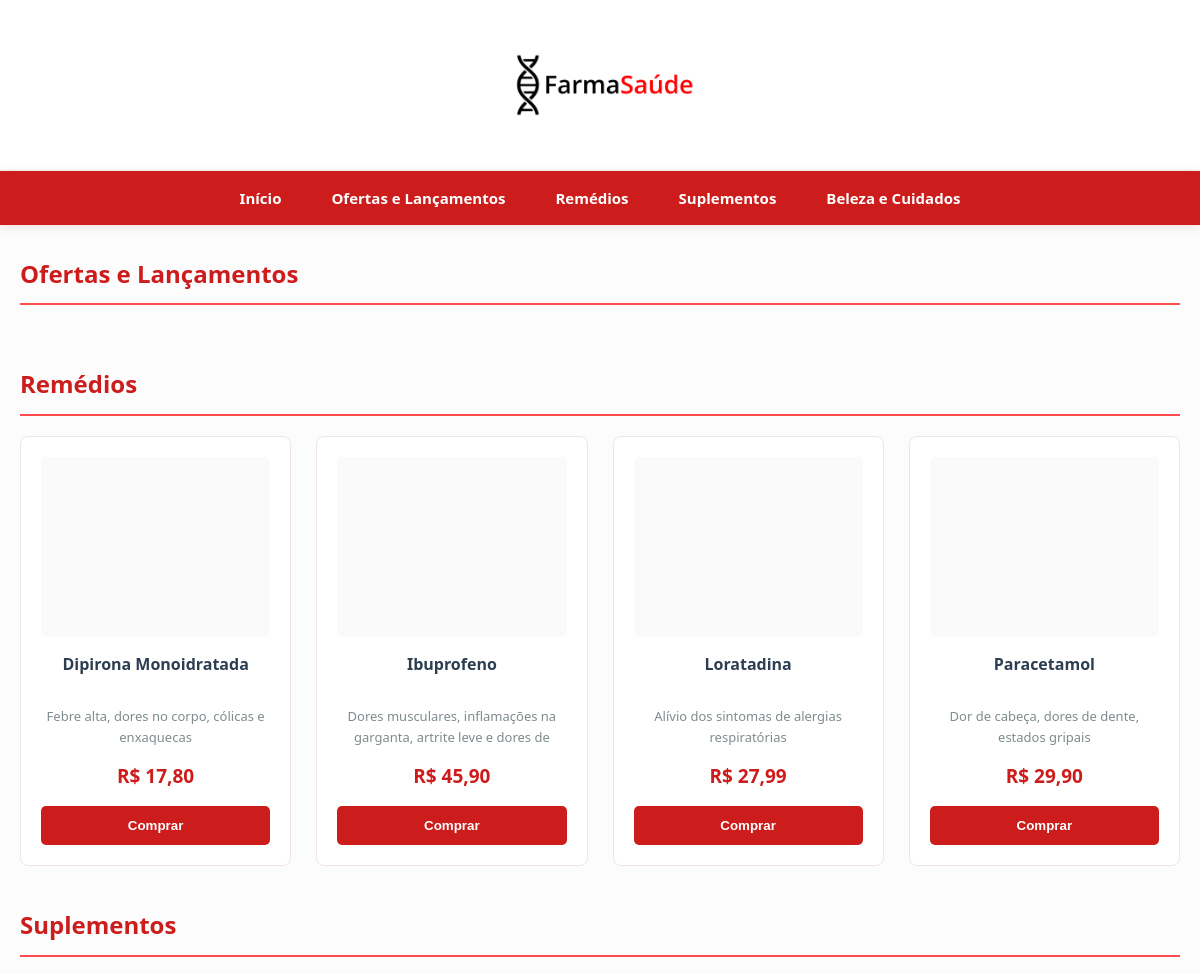
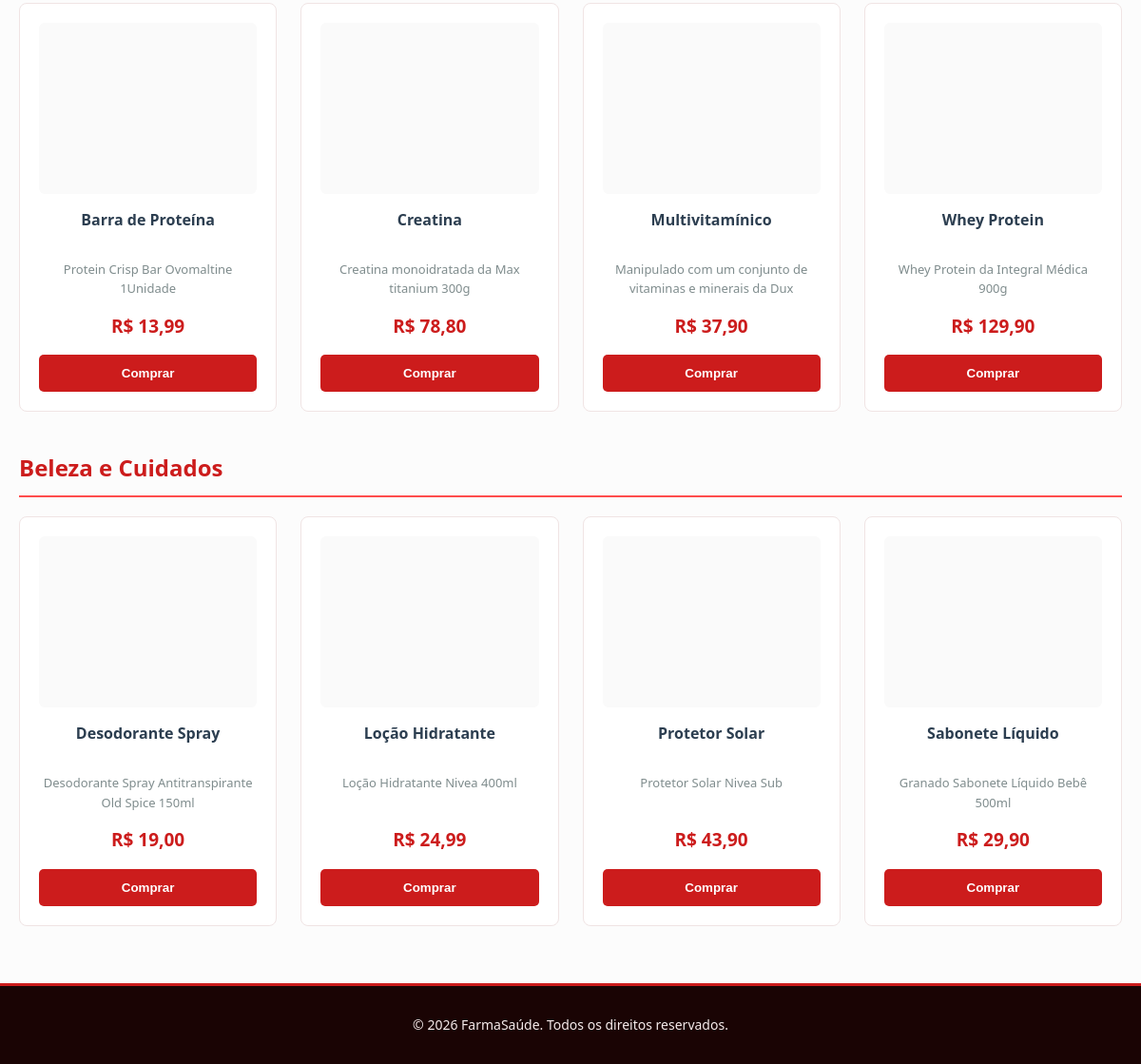
The page / on the database its author committed (2 pictures, top to bottom).
### tables this page shows
CREATE TABLE produtos (
	id INT NOT NULL AUTO_INCREMENT,
    nome VARCHAR(50) NOT NULL,
    descricao VARCHAR(255),
    preco DECIMAL(7, 2) NOT NULL,
    oferta BOOLEAN DEFAULT FALSE,
    remedio BOOLEAN DEFAULT FALSE,
    suplemento BOOLEAN DEFAULT FALSE,
    beleza BOOLEAN DEFAULT FALSE,
    PRIMARY KEY (id)
);

### funcoes.php (called while the page is built)
<?php
    function obter_produtos($pdo, $categoria = null) {
        $colunas = ["oferta", "remedio", "suplemento", "beleza"];
        if ($categoria !== null && in_array($categoria, $colunas)) {
            if ($categoria == "oferta") {
                $sql = "SELECT * FROM produtos WHERE oferta = true ORDER BY nome";
            } else if ($categoria == "remedio") {
                $sql = "SELECT * FROM produtos WHERE remedio = true ORDER BY nome";
            } else if ($categoria == "suplemento") {
                $sql = "SELECT * FROM produtos WHERE suplemento = true ORDER BY nome";
            } else {
                $sql = "SELECT * FROM produtos WHERE beleza = true ORDER BY nome";
            }
            $comando = $pdo->query($sql);
            return $comando->fetchAll();
        }
        $sql = "SELECT * FROM produtos ORDER BY nome";
        $comando = $pdo->query($sql);
        return $comando->fetchAll();
    }
    function formatar_preco($preco) {
        return "R$ " . number_format($preco, 2, ",", ".");
    }
    function paraTexto($texto) {
        return htmlspecialchars($texto, ENT_QUOTES, "UTF-8");
    }
?>

### index.php (the view, shortened to what this page needs)
<?php
    require("conexao.php");
    require("funcoes.php");
    $produtos_remedios = obter_produtos($pdo, "remedio");
    $produtos_suplementos = obter_produtos($pdo, "suplemento");
    $produtos_beleza = obter_produtos($pdo, "beleza");
?>
<html>
    <head>
        <link rel="stylesheet" href="css/estilos.css">
    </head>
    <body>
        <header>
            <img src="imagens/Logo FarmaSaúde.png" alt="Logo FarmaSaúde">
        </header>
        <nav>
            <ul>
                <li><a href="#">Início</a></li>
                <li><a href="ofertas.php">Ofertas e Lançamentos</a></li>
                <li><a href="remedios.php">Remédios</a></li>
                <li><a href="suplementos.php">Suplementos</a></li>
                <li><a href="belezacuidado.php">Beleza e Cuidados</a></li>
            </ul>
        </nav>
        <main>
            <h2>Ofertas e Lançamentos</h2>
            <h2>Remédios</h2>
            <section id="remedios">
                <?php foreach($produtos_remedios as $produto) { ?>
                <div class="card">
                    <img alt="<?= paraTexto($produto["nome"]) ?>">
                    <h3><?= paraTexto($produto["nome"]) ?></h3>
                    <p><?= paraTexto($produto["descricao"]) ?></p>
                    <span><?= formatar_preco($produto["preco"]) ?></span>
                    <button>Comprar</button>
                </div>
                <?php } ?>
            </section>
            <h2>Suplementos</h2>
            <section id="suplementos">
                <?php foreach($produtos_suplementos as $produto) { ?>
                <div class="card">
                    <img alt="<?= paraTexto($produto["nome"]) ?>">
                    <h3><?= paraTexto($produto["nome"]) ?></h3>
                    <p><?= paraTexto($produto["descricao"]) ?></p>
                    <span><?= formatar_preco($produto["preco"]) ?></span>
                    <button>Comprar</button>
                </div>
                <?php } ?>
            </section>
            <h2>Beleza e Cuidados</h2>
            <section id="beleza">
                <?php foreach($produtos_beleza as $produto) { ?>
                <div class="card">
                    <img alt="<?= paraTexto($produto["nome"]) ?>">
                    <h3><?= paraTexto($produto["nome"]) ?></h3>
                    <p><?= paraTexto($produto["descricao"]) ?></p>
                    <span><?= formatar_preco($produto["preco"]) ?></span>
                    <button>Comprar</button>
                </div>
                <?php } ?>
            </section>
        </main>
    <footer>
        <p>&copy; 2026 FarmaSaúde. Todos os direitos reservados.</p>
    </footer>
    </body>
</html>

### css/estilos.css (style rules this page uses)
* { margin: 0; padding: 0; box-sizing: border-box; }
body { font-family: 'Segoe UI', Tahoma, Geneva, Verdana, sans-serif; background-color: #fcfcfc; color: #333; line-height: 1.6; }
header { background-color: #ffffff; padding: 30px 0; display: flex; justify-content: center; align-items: center; border-bottom: 1px solid #f5ebeb; }
header img { height: 110px; max-width: 90%; object-fit: contain; }
nav { background-color: #cc1c1c; position: sticky; top: 0; z-index: 1000; box-shadow: 0 2px 8px rgba(204, 28, 28, 0.15); }
nav ul { list-style: none; display: flex; justify-content: center; align-items: center; }
nav ul li a { display: block; color: #ffffff; text-decoration: none; padding: 15px 25px; font-weight: 600; font-size: 15px; transition: background-color 0.3s ease; }
main { max-width: 1200px; margin: 30px auto; padding: 0 20px; }
h2 { color: #cc1c1c; font-size: 24px; margin: 40px 0 20px 0; padding-bottom: 10px; border-bottom: 2px solid #ff4d4d; }
main > h2:first-of-type { margin-top: 10px; }
section { display: grid; grid-template-columns: repeat(auto-fill, minmax(250px, 1fr)); gap: 25px; margin-bottom: 20px; }
.card { background-color: #ffffff; border: 1px solid #f0e4e4; border-radius: 8px; padding: 20px; text-align: center; display: flex; flex-direction: column; justify-content: space-between; transition: transform 0.2s ease, box-shadow 0.2s ease; }
.card img { width: 100%; height: 180px; object-fit: contain; background-color: #fafafa; border-radius: 6px; margin-bottom: 15px; }
.card h3 { font-size: 16px; color: #2c3e50; margin-bottom: 10px; height: 44px; display: -webkit-box; -webkit-line-clamp: 2; -webkit-box-orient: vertical; overflow: hidden; }
.card p { font-size: 13px; color: #7f8c8d; margin-bottom: 15px; height: 40px; overflow: hidden; }
.card span { font-size: 19px; font-weight: 700; color: #cc1c1c; margin-bottom: 15px; display: block; }
.card button { background-color: #cc1c1c; color: white; border: none; padding: 12px 15px; font-weight: bold; border-radius: 5px; cursor: pointer; width: 100%; transition: background-color 0.2s ease; }
footer { background-color: #1a0404; color: #f5ebeb; text-align: center; padding: 30px 0; margin-top: 60px; font-size: 14px; border-top: 3px solid #cc1c1c; }

### rows shown on the page
produtos: nome "Dipirona Monoidratada", descricao "Febre alta, dores no corpo, cólicas e enxaquecas", preco "R$ 17,80"
produtos: nome "Ibuprofeno", descricao "Dores musculares, inflamações na garganta, artrite leve e dores de…", preco "R$ 45,90"
produtos: nome "Loratadina", descricao "Alívio dos sintomas de alergias respiratórias", preco "R$ 27,99"
produtos: nome "Paracetamol", descricao "Dor de cabeça, dores de dente, estados gripais", preco "R$ 29,90"
produtos: nome "Barra de Proteína", descricao "Protein Crisp Bar Ovomaltine 1Unidade", preco "R$ 13,99"
produtos: nome "Creatina", descricao "Creatina monoidratada da Max titanium 300g", preco "R$ 78,80"
produtos: nome "Multivitamínico", descricao "Manipulado com um conjunto de vitaminas e minerais da Dux", preco "R$ 37,90"
produtos: nome "Whey Protein", descricao "Whey Protein da Integral Médica 900g", preco "R$ 129,90"
produtos: nome "Desodorante Spray", descricao "Desodorante Spray Antitranspirante Old Spice 150ml", preco "R$ 19,00"
produtos: nome "Loção Hidratante", descricao "Loção Hidratante Nivea 400ml", preco "R$ 24,99"
produtos: nome "Protetor Solar", descricao "Protetor Solar Nivea Sub", preco "R$ 43,90"
produtos: nome "Sabonete Líquido", descricao "Granado Sabonete Líquido Bebê 500ml", preco "R$ 29,90"
